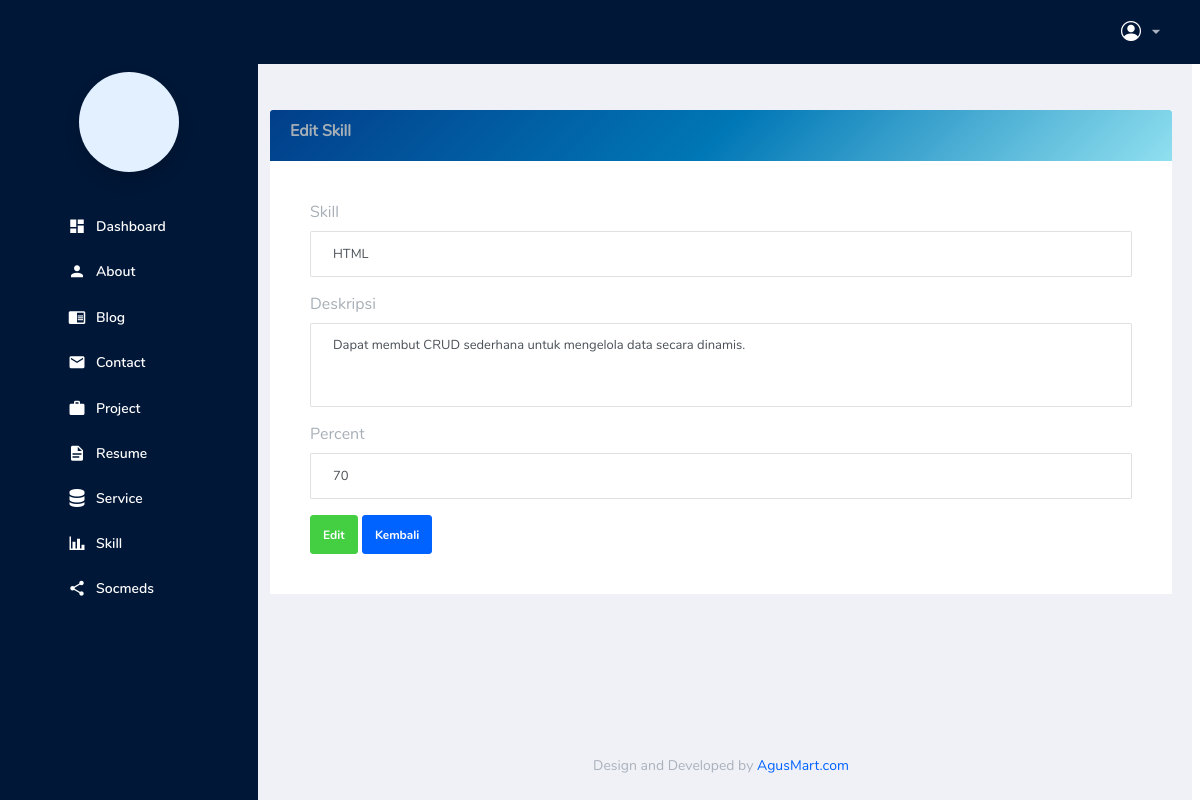
/backend/pages/skill/edit.php?id=1, run on the app's committed database.
### tables this page shows
CREATE TABLE `skills` (
  `id` bigint NOT NULL,
  `skill` varchar(255) NOT NULL,
  `percent` int NOT NULL,
  `description` text NOT NULL
);

### backend/actions/skill/show.php (called while the page is built, shortened)
<?php
include '../../app.php';
$id = $_GET['id'];
$qSelect = "SELECT * FROM skills WHERE id='$id'";
$result = mysqli_query($connect, $qSelect) or die(mysqli_error($connect));
$skill = $result->fetch_object();
?>

### backend/pages/skill/edit.php (the view, shortened to what this page needs)
<?php
include '../../partials/header.php';
?>
<div class="container-scroller">
  <?php include '../../partials/navbar.php'; ?>
  <div class="container-fluid page-body-wrapper">
    <?php include '../../partials/sidebar.php'; ?>
    <div class="main-panel">
      <div class="content-wrapper" style="padding-left: 20px; padding-right: 20px;">
        <div class="row">
          <div class="col-12">
            <div class="card">
              <div class="card-header" style="background: linear-gradient(135deg, #023e8a, #0077b6, #90e0ef); border: none;">
                <h5>Edit Skill</h5>
              </div>
              <div class="card-body">
                <?php include '../../actions/skill/show.php'; ?>
                <form action="../../actions/skill/update.php?id=<?= $skill->id ?>" method="POST">
                  <div class="mb-3">
                    <label for="skillInput" class="form-label">Skill</label>
                    <input type="text" name="skill" id="skillInput" class="form-control" placeholder="Masukkan skill..." required value="<?= $skill->skill ?>">
                  </div>
                  <div class="mb-3">
                        <label for="descriptionInput" class="form-label">Deskripsi</label>
                        <textarea name="description" id="descriptionInput" class="form-control" rows="4" placeholder="Masukkan deskripsi..." required><?= $skill->description ?></textarea>
                      </div>
                  <div class="mb-3">
                    <label for="percentInput" class="form-label">Percent</label>
                    <input type="number" name="percent" id="percentInput" class="form-control" placeholder="Masukkan persentase..." min="0" max="100" required value="<?= $skill->percent ?>">
                  </div>
                  <button type="submit" class="btn btn-success" name="tombol">Edit</button>
                  <a href="./index.php" class="btn btn-primary">Kembali</a>
                </form>
              </div>
            </div>
          </div>
        </div>
      </div>
      <?php include '../../partials/footer.php'; ?>
    </div>
  </div>
</div>

### backend/partials/header.php (style rules this page uses)
.page-body-wrapper { display: flex; }
.main-panel { margin-left: 250px; width: calc(100% - 250px); }

### data on the page
skills: skill "HTML", description "Dapat membut CRUD sederhana untuk mengelola data secara dinamis.", percent "70"
